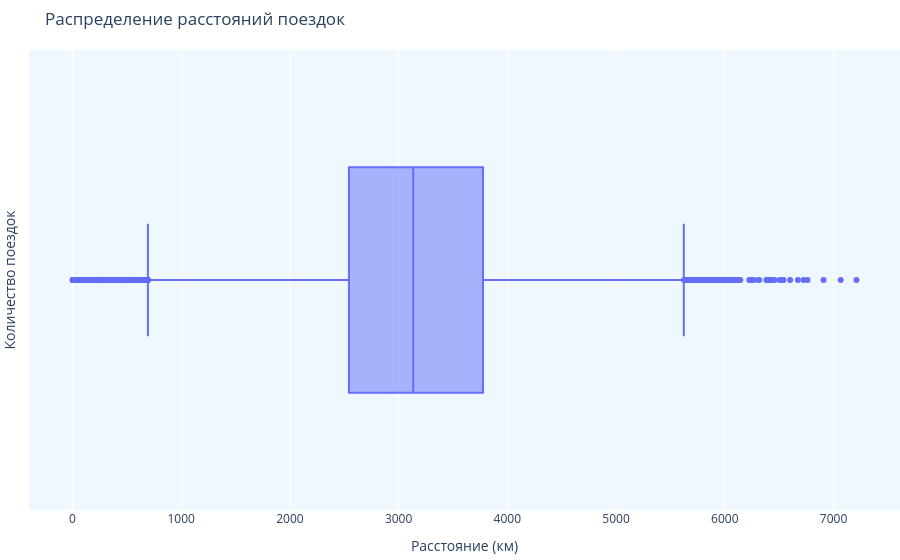

Notebook code cell kept with this figure:
### Markdown cell above
Посмотрим на распределение поездок более наглядно.

### Code cell
fig = px.box(rides, 
             x='distance',
             title='Распределение расстояний поездок')

fig.update_layout(
    xaxis_title='Расстояние (км)',
    yaxis_title='Количество поездок',
    plot_bgcolor='AliceBlue',
    margin={"r": 0, "t": 50, "l": 0, "b": 50}
)

### Figure 1 — Plotly figure (JSON) as saved in the notebook; plotly's stock layout.template omitted (floating-point values rounded to 4 significant figures; data arrays with more than 128 entries replaced by an {"elided": "..."} marker saying what was removed)
{"data": [{"alignmentgroup": "True", "hovertemplate": "distance=%{x}<extra></extra>", "legendgroup": "", "marker": {"color": "#636efa"}, "name": "", "notched": false, "offsetgroup": "", "orientation": "h", "showlegend": false, "type": "box", "x": {"elided": "18068 int values"}, "x0": " ", "xaxis": "x", "y0": " ", "yaxis": "y"}], "layout": {"boxmode": "group", "legend": {"tracegroupgap": 0}, "margin": {"b": 50, "l": 0, "r": 0, "t": 50}, "plot_bgcolor": "AliceBlue", "title": {"text": "Распределение расстояний поездок"}, "xaxis": {"anchor": "y", "domain": [0, 1], "title": {"text": "Расстояние (км)"}}, "yaxis": {"anchor": "x", "domain": [0, 1], "title": {"text": "Количество поездок"}}}}
